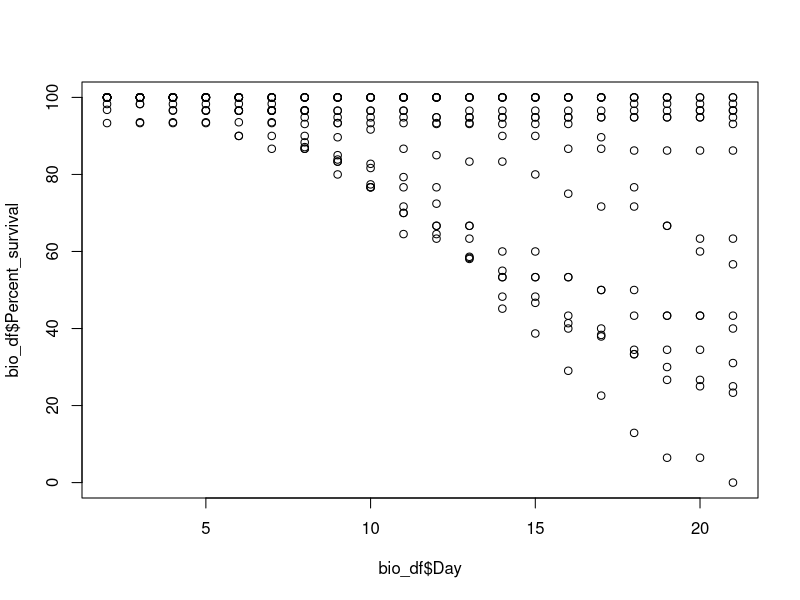
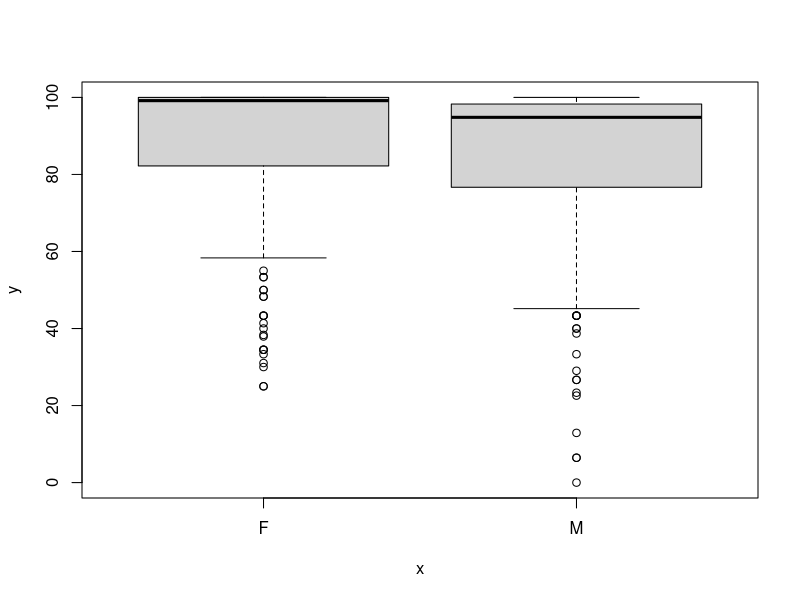
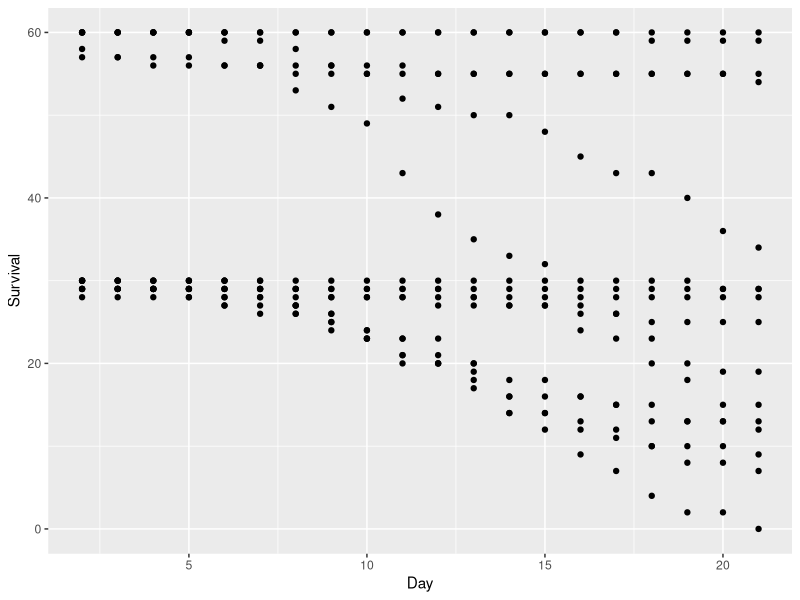
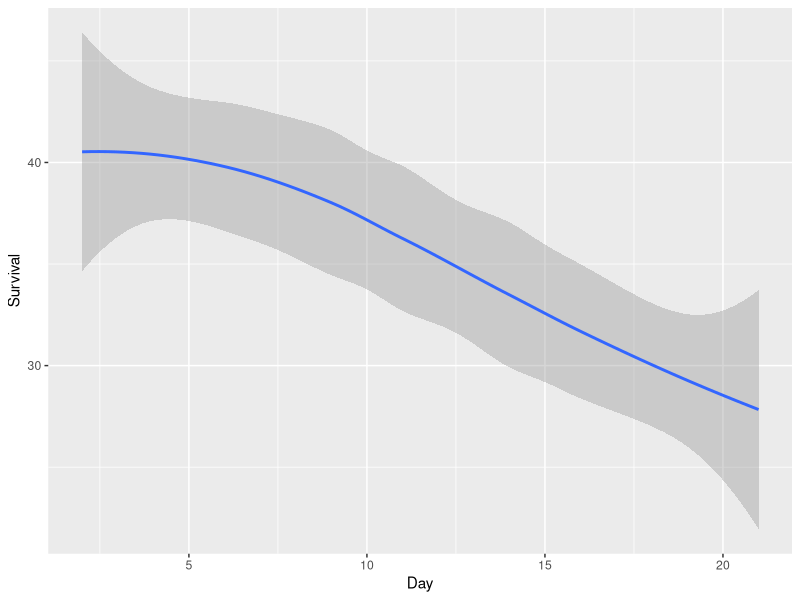
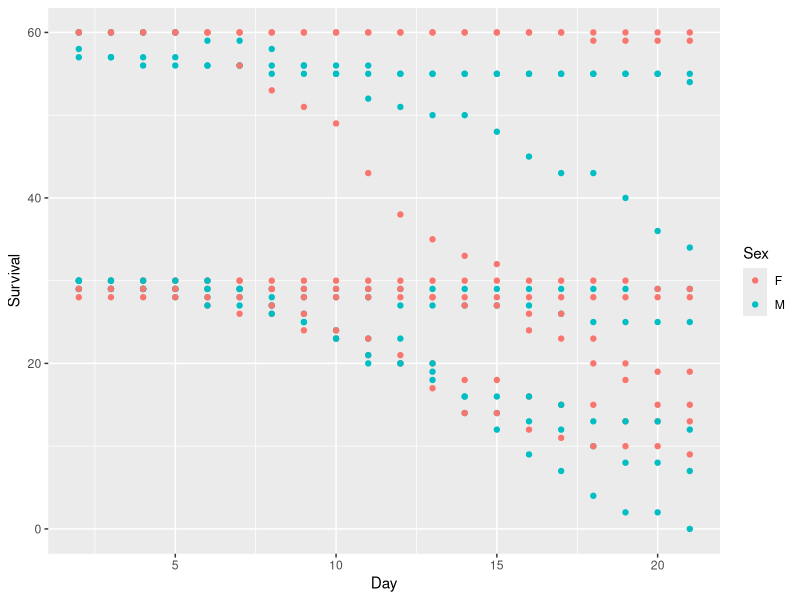
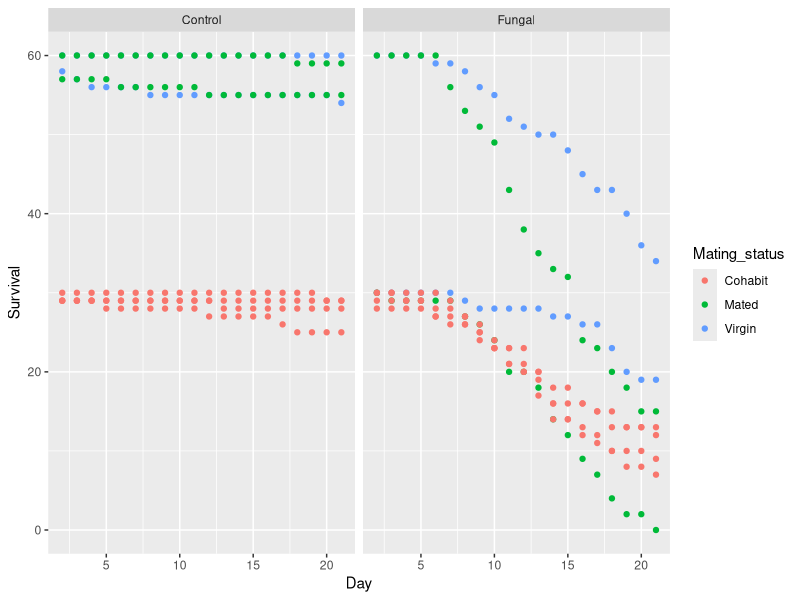
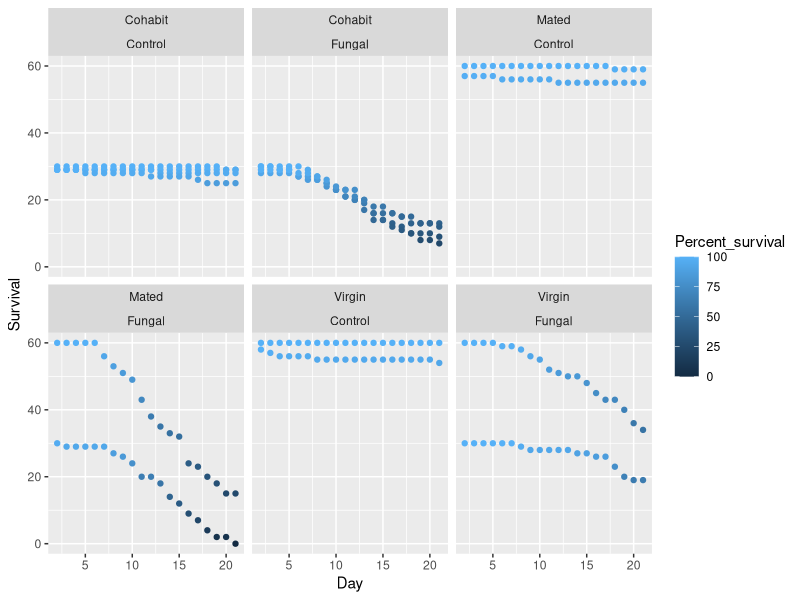
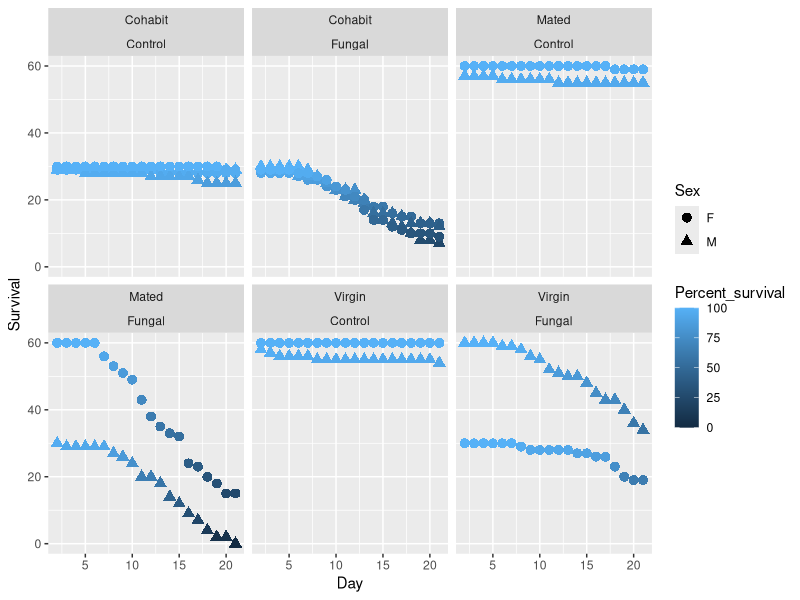

Reproduce these figures in R, in order.
library(tidyverse)

# Import data set
bio_df <- readxl::read_xlsx('data/SSMI Data Sheet Spray Trial 1.xlsx')

# Understanding our data structure
bio_df
View(bio_df)
str(bio_df)

# Selecting columns
bio_df %>% 
  select(Mating_status:Eggs) %>% 
  str()

# Filtering 
bio_df %>% 
  filter(Death == 0)

# Grouping
bio_df %>% 
  select(Mating_status, Survival) %>% 
  group_by(Mating_status) 

# Summarizing data base on groups
bio_df %>% 
  select(Mating_status, Survival) %>% 
  group_by(Mating_status) %>% 
  summarise(mean_survivial = mean(Survival))

bio_df %>% count(Treatment)

# Converting the cateogorical variables to factor
bio_df <- bio_df %>% 
  mutate(Sex = factor(Sex)) %>% 
  mutate(Population = factor(Population)) %>% 
  mutate(Cage_Number = factor(Cage_Number)) %>% 
  mutate(Treatment = factor(Treatment)) %>% 
  mutate(Mating_status = factor(Mating_status)) %>% 
  mutate(Eggs = as.numeric(Eggs))

# Other ways to subset
bio_df[1, 1] # first row, first column
bio_df[1:5, 2:4] # rows 1-5, columns 2-4
bio_df[, -1] # Everything but first column
bio_df$Population # Pick columns by name

# Base R plotting
# Continuous variables will be in scatter plot
plot(x = bio_df$Day, y = bio_df$Percent_survival) 

# Categorical has boxplot on default
plot(x = bio_df$Sex, y = bio_df$Percent_survival)

# R has many base plotting functions. Google "R some_plot_you_want_to_make"

# ggplot
library(ggplot2)

# Note the package is called ggplot2, but the function to generate plotting
# data is called ggplot.

demoplot <- bio_df %>% 
  ggplot(mapping = aes(x = Day, y = Survival)) 

demoplot + 
  geom_point()

# You will need to "+" geom_graphical element.
# It still gets me from time to time and I always forget what the problem is.


# Now we can re-use our plot object
demoplot +
  geom_smooth()

demoplot +
  geom_point(aes(color = Sex))

demoplot +
  geom_point(aes(color = Mating_status)) +
  facet_wrap(~ Treatment)

demoplot +
  geom_point(aes(color = Percent_survival)) +
  facet_wrap(Mating_status ~ Treatment)

demoplot +
  geom_point(aes(color = Percent_survival, shape = Sex), size = 3) +
  facet_wrap(Mating_status ~ Treatment)

# Have Fun!


